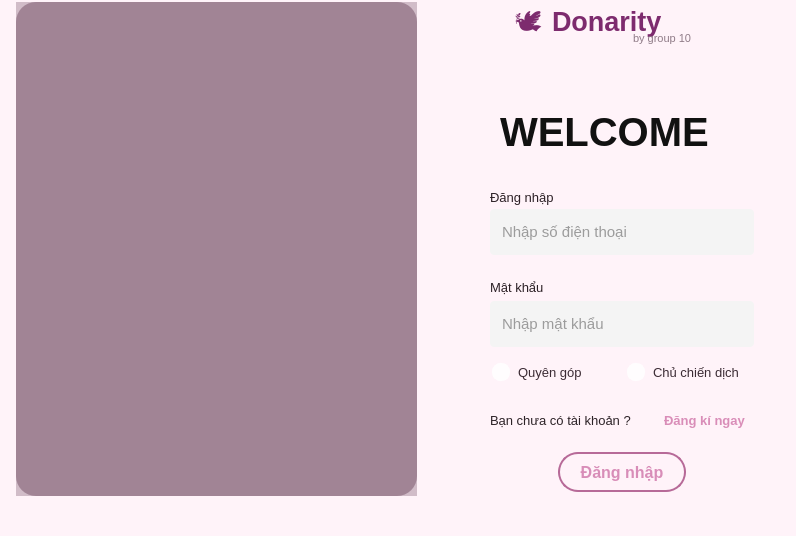
<?xml version="1.0" encoding="UTF-8"?>
<ui version="4.0">
 <class>MainWindow</class>
 <widget class="QMainWindow" name="MainWindow">
  <property name="geometry">
   <rect>
    <x>0</x>
    <y>0</y>
    <width>796</width>
    <height>536</height>
   </rect>
  </property>
  <property name="minimumSize">
   <size>
    <width>796</width>
    <height>536</height>
   </size>
  </property>
  <property name="maximumSize">
   <size>
    <width>796</width>
    <height>536</height>
   </size>
  </property>
  <property name="windowTitle">
   <string>Donarity</string>
  </property>
  <property name="styleSheet">
   <string notr="true">background-color: rgb(255, 243, 249);</string>
  </property>
  <widget class="QWidget" name="centralwidget">
   <property name="styleSheet">
    <string notr="true">background-color: rgb(255, 243, 249);</string>
   </property>
   <widget class="QFrame" name="main_bg">
    <property name="geometry">
     <rect>
      <x>0</x>
      <y>-10</y>
      <width>1200</width>
      <height>900</height>
     </rect>
    </property>
    <property name="maximumSize">
     <size>
      <width>16777215</width>
      <height>16777215</height>
     </size>
    </property>
    <property name="styleSheet">
     <string notr="true">QFrame{
    background-color: #FFF3F9;
    border: none;
}</string>
    </property>
    <property name="frameShape">
     <enum>QFrame::NoFrame</enum>
    </property>
    <widget class="QFrame" name="left_card">
     <property name="geometry">
      <rect>
       <x>16</x>
       <y>12</y>
       <width>440</width>
       <height>494</height>
      </rect>
     </property>
     <property name="styleSheet">
      <string notr="true">QFrame{
    background-color: transparent;
    border: none;
    border-radius: 20px;
}</string>
     </property>
     <property name="frameShape">
      <enum>QFrame::NoFrame</enum>
     </property>
     <widget class="QLabel" name="label_image">
      <property name="geometry">
       <rect>
        <x>0</x>
        <y>0</y>
        <width>401</width>
        <height>494</height>
       </rect>
      </property>
      <property name="styleSheet">
       <string notr="true">QLabel{
    border-radius: 20px;
    background-color: #d8c7d1;
}</string>
      </property>
      <property name="text">
       <string/>
      </property>
      <property name="pixmap">
       <pixmap>welcome_children.png</pixmap>
      </property>
      <property name="scaledContents">
       <bool>true</bool>
      </property>
     </widget>
     <widget class="QFrame" name="overlay">
      <property name="geometry">
       <rect>
        <x>0</x>
        <y>0</y>
        <width>401</width>
        <height>494</height>
       </rect>
      </property>
      <property name="styleSheet">
       <string notr="true">QFrame{
    background-color: rgba(116, 79, 102, 85);
    border-radius: 20px;
}</string>
      </property>
      <property name="frameShape">
       <enum>QFrame::NoFrame</enum>
      </property>
      <widget class="QLabel" name="label_2">
       <property name="geometry">
        <rect>
         <x>-10</x>
         <y>-10</y>
         <width>551</width>
         <height>521</height>
        </rect>
       </property>
       <property name="text">
        <string/>
       </property>
       <property name="pixmap">
        <pixmap>../../../../Downloads/19b4d4f6540ada54831b.jpg</pixmap>
       </property>
      </widget>
     </widget>
     <widget class="QLabel" name="label">
      <property name="geometry">
       <rect>
        <x>160</x>
        <y>370</y>
        <width>47</width>
        <height>13</height>
       </rect>
      </property>
      <property name="text">
       <string/>
      </property>
     </widget>
    </widget>
    <widget class="QLabel" name="logo_icon">
     <property name="geometry">
      <rect>
       <x>515</x>
       <y>18</y>
       <width>42</width>
       <height>34</height>
      </rect>
     </property>
     <property name="font">
      <font>
       <pointsize>20</pointsize>
      </font>
     </property>
     <property name="styleSheet">
      <string notr="true">QLabel{
    background: transparent;
    color: #7D2B6E;
    border: none;
}</string>
     </property>
     <property name="text">
      <string>🕊</string>
     </property>
    </widget>
    <widget class="QLabel" name="logo_title">
     <property name="geometry">
      <rect>
       <x>552</x>
       <y>10</y>
       <width>170</width>
       <height>42</height>
      </rect>
     </property>
     <property name="font">
      <font>
       <family>Arial</family>
       <pointsize>20</pointsize>
       <weight>75</weight>
       <bold>true</bold>
      </font>
     </property>
     <property name="styleSheet">
      <string notr="true">QLabel{
    color: #7D2B6E;
    background: transparent;
    border: none;
}</string>
     </property>
     <property name="text">
      <string>Donarity</string>
     </property>
    </widget>
    <widget class="QLabel" name="logo_subtitle">
     <property name="geometry">
      <rect>
       <x>633</x>
       <y>40</y>
       <width>80</width>
       <height>16</height>
      </rect>
     </property>
     <property name="font">
      <font>
       <family>Arial</family>
       <pointsize>8</pointsize>
      </font>
     </property>
     <property name="styleSheet">
      <string notr="true">QLabel{
    color: #8F7B87;
    background: transparent;
    border: none;
}</string>
     </property>
     <property name="text">
      <string>by group 10</string>
     </property>
    </widget>
    <widget class="QLabel" name="welcome_label">
     <property name="geometry">
      <rect>
       <x>500</x>
       <y>108</y>
       <width>240</width>
       <height>68</height>
      </rect>
     </property>
     <property name="font">
      <font>
       <family>Arial</family>
       <pointsize>30</pointsize>
       <weight>75</weight>
       <bold>true</bold>
      </font>
     </property>
     <property name="styleSheet">
      <string notr="true">QLabel{
    color: #111111;
    background: transparent;
    border: none;
}</string>
     </property>
     <property name="text">
      <string>WELCOME</string>
     </property>
    </widget>
    <widget class="QLabel" name="label_login">
     <property name="geometry">
      <rect>
       <x>490</x>
       <y>196</y>
       <width>80</width>
       <height>22</height>
      </rect>
     </property>
     <property name="font">
      <font>
       <family>Arial</family>
       <pointsize>10</pointsize>
      </font>
     </property>
     <property name="styleSheet">
      <string notr="true">QLabel{
    color: #2C2026;
    background: transparent;
    border: none;
}</string>
     </property>
     <property name="text">
      <string>Đăng nhập</string>
     </property>
    </widget>
    <widget class="QLineEdit" name="NhapSoDt">
     <property name="geometry">
      <rect>
       <x>490</x>
       <y>219</y>
       <width>264</width>
       <height>46</height>
      </rect>
     </property>
     <property name="font">
      <font>
       <family>Arial</family>
       <pointsize>11</pointsize>
      </font>
     </property>
     <property name="styleSheet">
      <string notr="true">QLineEdit{
    background-color: #F4F4F4;
    border: none;
    border-radius: 4px;
    padding-left: 10px;
    color: #444444;
}
QLineEdit::placeholder{
    color: #919191;
}</string>
     </property>
     <property name="placeholderText">
      <string>Nhập số điện thoại</string>
     </property>
    </widget>
    <widget class="QLabel" name="label_password">
     <property name="geometry">
      <rect>
       <x>490</x>
       <y>286</y>
       <width>70</width>
       <height>22</height>
      </rect>
     </property>
     <property name="font">
      <font>
       <family>Arial</family>
       <pointsize>10</pointsize>
      </font>
     </property>
     <property name="styleSheet">
      <string notr="true">QLabel{
    color: #2C2026;
    background: transparent;
    border: none;
}</string>
     </property>
     <property name="text">
      <string>Mật khẩu</string>
     </property>
    </widget>
    <widget class="QLineEdit" name="NhapMatKhau">
     <property name="geometry">
      <rect>
       <x>490</x>
       <y>311</y>
       <width>264</width>
       <height>46</height>
      </rect>
     </property>
     <property name="font">
      <font>
       <family>Arial</family>
       <pointsize>11</pointsize>
      </font>
     </property>
     <property name="styleSheet">
      <string notr="true">QLineEdit{
    background-color: #F4F4F4;
    border: none;
    border-radius: 4px;
    padding-left: 10px;
    color: #444444;
}
QLineEdit::placeholder{
    color: #919191;
}</string>
     </property>
     <property name="echoMode">
      <enum>QLineEdit::Normal</enum>
     </property>
     <property name="placeholderText">
      <string>Nhập mật khẩu</string>
     </property>
    </widget>
    <widget class="QRadioButton" name="radQuyenGop">
     <property name="geometry">
      <rect>
       <x>492</x>
       <y>370</y>
       <width>100</width>
       <height>24</height>
      </rect>
     </property>
     <property name="font">
      <font>
       <family>Arial</family>
       <pointsize>10</pointsize>
      </font>
     </property>
     <property name="styleSheet">
      <string notr="true">QRadioButton{
    color: #3B2B34;
    background: transparent;
    spacing: 8px;
}
QRadioButton::indicator{
    width: 16px;
    height: 16px;
    border-radius: 8px;
    background-color: #FFFDFE;
    border: 1px solid #FFFDFE;
}
QRadioButton::indicator:checked{
    background-color: #F2A0C6;
    border: 1px solid #FFFDFE;
}</string>
     </property>
     <property name="text">
      <string>Quyên góp</string>
     </property>
    </widget>
    <widget class="QRadioButton" name="radChuChienDich">
     <property name="geometry">
      <rect>
       <x>627</x>
       <y>370</y>
       <width>120</width>
       <height>24</height>
      </rect>
     </property>
     <property name="font">
      <font>
       <family>Arial</family>
       <pointsize>10</pointsize>
      </font>
     </property>
     <property name="styleSheet">
      <string notr="true">QRadioButton{
    color: #3B2B34;
    background: transparent;
    spacing: 8px;
}
QRadioButton::indicator{
    width: 16px;
    height: 16px;
    border-radius: 8px;
    background-color: #FFFDFE;
    border: 1px solid #FFFDFE;
}
QRadioButton::indicator:checked{
    background-color: #F2A0C6;
    border: 1px solid #FFFDFE;
}</string>
     </property>
     <property name="text">
      <string>Chủ chiến dịch</string>
     </property>
     <property name="checked">
      <bool>false</bool>
     </property>
    </widget>
    <widget class="QLabel" name="label_no_account">
     <property name="geometry">
      <rect>
       <x>490</x>
       <y>418</y>
       <width>142</width>
       <height>24</height>
      </rect>
     </property>
     <property name="font">
      <font>
       <family>Arial</family>
       <pointsize>10</pointsize>
      </font>
     </property>
     <property name="styleSheet">
      <string notr="true">QLabel{
    color: #2D2328;
    background: transparent;
    border: none;
}</string>
     </property>
     <property name="text">
      <string>Bạn chưa có tài khoản ?</string>
     </property>
    </widget>
    <widget class="QLabel" name="NutDangKi">
     <property name="geometry">
      <rect>
       <x>664</x>
       <y>418</y>
       <width>92</width>
       <height>24</height>
      </rect>
     </property>
     <property name="font">
      <font>
       <family>Arial</family>
       <pointsize>10</pointsize>
       <weight>75</weight>
       <bold>true</bold>
      </font>
     </property>
     <property name="styleSheet">
      <string notr="true">QLabel{
    color: #D98DB8;
    background: transparent;
    border: none;
}</string>
     </property>
     <property name="text">
      <string>Đăng kí ngay</string>
     </property>
    </widget>
    <widget class="QPushButton" name="NutDangNhap">
     <property name="geometry">
      <rect>
       <x>558</x>
       <y>462</y>
       <width>128</width>
       <height>40</height>
      </rect>
     </property>
     <property name="font">
      <font>
       <family>Arial</family>
       <pointsize>12</pointsize>
       <weight>75</weight>
       <bold>true</bold>
      </font>
     </property>
     <property name="cursor">
      <cursorShape>PointingHandCursor</cursorShape>
     </property>
     <property name="styleSheet">
      <string notr="true">QPushButton{
    background-color: transparent;
    color: #D88DB8;
    border: 1.5px solid #B76A98;
    border-radius: 20px;
}
QPushButton:hover{
    background-color: rgba(216, 141, 184, 20);
}
QPushButton:pressed{
    background-color: rgba(216, 141, 184, 35);
}</string>
     </property>
     <property name="text">
      <string>Đăng nhập</string>
     </property>
    </widget>
   </widget>
  </widget>
  <widget class="QMenuBar" name="menubar">
   <property name="geometry">
    <rect>
     <x>0</x>
     <y>0</y>
     <width>796</width>
     <height>21</height>
    </rect>
   </property>
  </widget>
  <widget class="QStatusBar" name="statusbar"/>
 </widget>
 <resources/>
 <connections/>
</ui>
